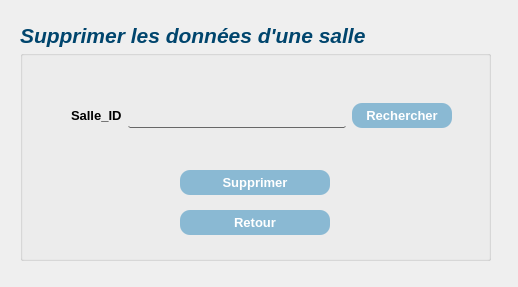
<?xml version="1.0" encoding="UTF-8"?>
<ui version="4.0">
 <class>DeleteSalle</class>
 <widget class="QDialog" name="DeleteSalle">
  <property name="geometry">
   <rect>
    <x>0</x>
    <y>0</y>
    <width>518</width>
    <height>287</height>
   </rect>
  </property>
  <property name="windowTitle">
   <string>Dialog</string>
  </property>
  <widget class="QGroupBox" name="groupBox">
   <property name="geometry">
    <rect>
     <x>20</x>
     <y>50</y>
     <width>471</width>
     <height>211</height>
    </rect>
   </property>
   <property name="styleSheet">
    <string notr="true"/>
   </property>
   <property name="title">
    <string/>
   </property>
   <widget class="QPushButton" name="DeleteButton">
    <property name="geometry">
     <rect>
      <x>160</x>
      <y>120</y>
      <width>150</width>
      <height>25</height>
     </rect>
    </property>
    <property name="font">
     <font>
      <pointsize>-1</pointsize>
      <bold>true</bold>
     </font>
    </property>
    <property name="styleSheet">
     <string notr="true">QPushButton{
color: #ffffff; 
background-color: #8AB9D3;
height: 25px;
font-size:13px;
border-radius:10px;
width:100px;
}
QPushButton:hover:!pressed
{
	background-color:#B9CCD6;
cursor:pointer;
}
QPushButton:pressed
{
              transition: 0.9s; 
}</string>
    </property>
    <property name="text">
     <string>Supprimer</string>
    </property>
   </widget>
   <widget class="QPushButton" name="SalleReturn">
    <property name="geometry">
     <rect>
      <x>160</x>
      <y>160</y>
      <width>150</width>
      <height>25</height>
     </rect>
    </property>
    <property name="font">
     <font>
      <pointsize>-1</pointsize>
      <bold>true</bold>
     </font>
    </property>
    <property name="styleSheet">
     <string notr="true">QPushButton{
color: #ffffff; 
background-color: #8AB9D3;
height: 25px;
font-size:13px;
border-radius:10px;
width:100px;
}
QPushButton:hover:!pressed
{
	background-color:#B9CCD6;
cursor:pointer;
}
QPushButton:pressed
{
              transition: 0.9s; 
}</string>
    </property>
    <property name="text">
     <string>Retour</string>
    </property>
   </widget>
   <widget class="QWidget" name="layoutWidget">
    <property name="geometry">
     <rect>
      <x>51</x>
      <y>40</y>
      <width>381</width>
      <height>51</height>
     </rect>
    </property>
    <layout class="QHBoxLayout" name="horizontalLayout">
     <item>
      <widget class="QLabel" name="label">
       <property name="font">
        <font>
         <pointsize>10</pointsize>
         <italic>false</italic>
         <bold>true</bold>
        </font>
       </property>
       <property name="text">
        <string>Salle_ID</string>
       </property>
      </widget>
     </item>
     <item>
      <widget class="QLineEdit" name="Salle_ID">
       <property name="font">
        <font>
         <pointsize>10</pointsize>
        </font>
       </property>
       <property name="styleSheet">
        <string notr="true">QLineEdit{
		background-color: rgb(255, 255, 255);
	 border: 1px  solid;
     border-radius: 2px;
background:transparent;
border-top: 10px solid rrgb(255, 255, 255);
border:none;
border-bottom: 1px solid rgb(103, 103, 103);
height:25px;
}</string>
       </property>
      </widget>
     </item>
     <item>
      <widget class="QPushButton" name="SearchButton">
       <property name="font">
        <font>
         <pointsize>-1</pointsize>
         <bold>true</bold>
        </font>
       </property>
       <property name="styleSheet">
        <string notr="true">QPushButton{
color: #ffffff; 
background-color: #8AB9D3;
height: 25px;
font-size:13px;
border-radius:10px;
width:100px;
}
QPushButton:hover:!pressed
{
	background-color:#B9CCD6;
cursor:pointer;
}
QPushButton:pressed
{
              transition: 0.9s; 
}</string>
       </property>
       <property name="text">
        <string>Rechercher</string>
       </property>
      </widget>
     </item>
    </layout>
   </widget>
  </widget>
  <widget class="QLabel" name="label_5">
   <property name="geometry">
    <rect>
     <x>20</x>
     <y>10</y>
     <width>391</width>
     <height>51</height>
    </rect>
   </property>
   <property name="font">
    <font>
     <pointsize>16</pointsize>
     <italic>true</italic>
     <bold>true</bold>
    </font>
   </property>
   <property name="styleSheet">
    <string notr="true">color:#00456D ; </string>
   </property>
   <property name="text">
    <string>Supprimer les données d'une salle</string>
   </property>
  </widget>
 </widget>
 <resources/>
 <connections/>
</ui>
